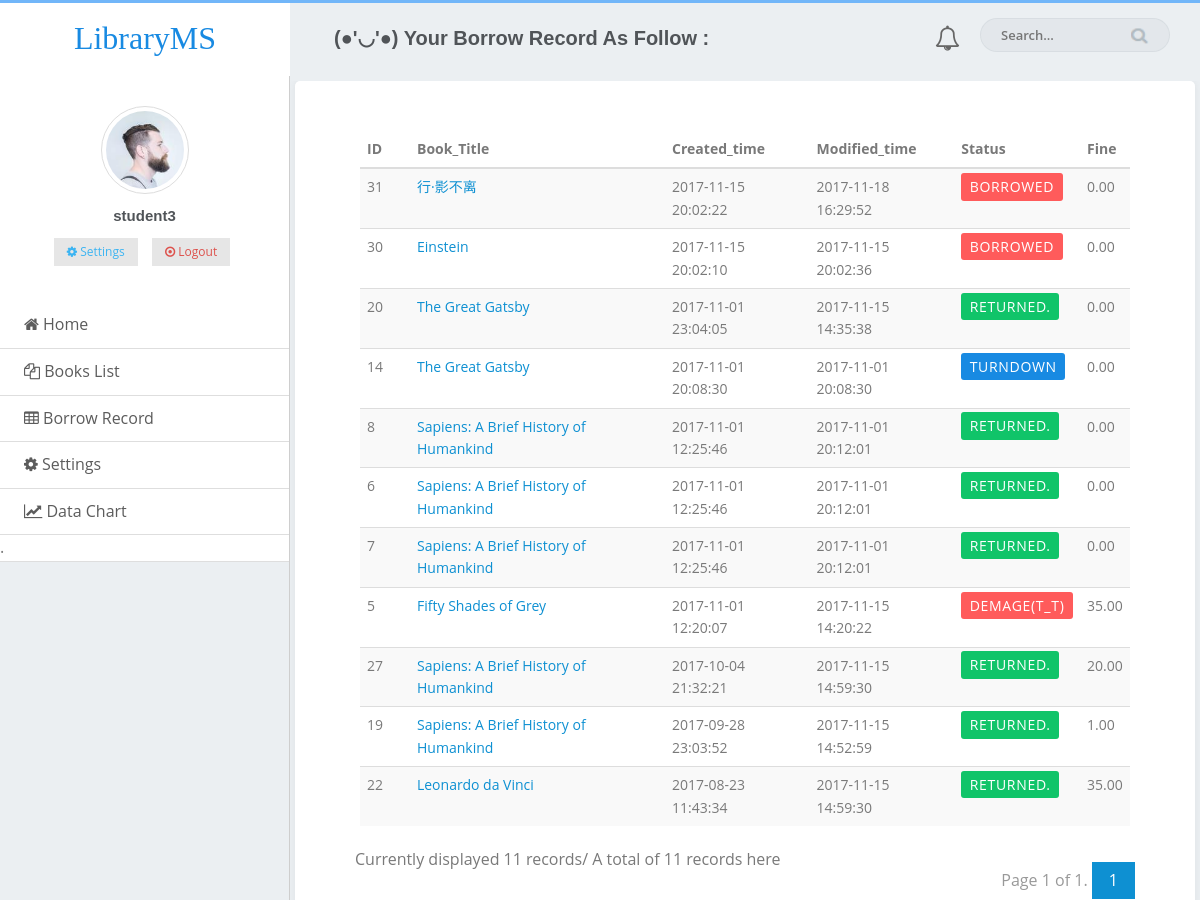
The app's page /record/ (signed in) with its own data.
### MyLMS/models.py (models this page shows, shortened)
class Record(models.Model):
    id = models.AutoField(auto_created=True, primary_key=True, serialize=False, verbose_name='Record_ID')
    Book = models.ForeignKey('Book',on_delete=models.CASCADE,related_name="The_Book")
    Reader = models.ForeignKey('Reader',on_delete=models.CASCADE,)
    Created_time = models.DateTimeField(auto_now_add = True)
    Modified_time = models.DateTimeField(auto_now=True)
    Fine = models.DecimalField(max_digits=4,decimal_places=2,default=0)
    WAITFORCHECK = 'WAITFORCHECK'
    BORROWED = 'BORROWED'
    RETURNED = 'RETURNED'
    TURNDOWN = 'TURNDOWN'
    DEMAGE = 'DEMAGE'
    STATUS_CHOICES = (
        ( WAITFORCHECK, 'WAITFORCHECK'),
        ( BORROWED , 'BORROWED'),
        ( RETURNED , 'RETURNED'),
        ( TURNDOWN , 'TURNDOWN'),
        ( DEMAGE , 'DEMAGE'),
    )
    Status = models.CharField(
        max_length=16,
        choices=STATUS_CHOICES,
        default=WAITFORCHECK,
    )

class Book(models.Model):
    id = models.AutoField(auto_created=True, primary_key=True, serialize=False, verbose_name='Book_ID')
    Available = models.BooleanField(default=1)
    Title = models.CharField(max_length=64,default='')
    Author = models.CharField(max_length=32, default='')
    ISBN = models.CharField(max_length=32, default='')
    Publisher = models.CharField(max_length=32, default='')
    Pub_Time = models.DateField(null=True)
    Pages = models.IntegerField(null=True)
    Description = models.TextField(null=True)
    Position = models.CharField(max_length=8, default='A-101')
    Price = models.DecimalField(max_digits=4, decimal_places=2, default=35)
    def __unicode__(self):
        return  str(self.id)

### MyLMS/views.py (the view)
# urls.py: url(r'^record/$', views.record_page,name='record_page'),
def record_page(request):
    if "reader_id" not in request.session:
        return render(request, 'login.html', {'line': 'Please login first!'})
    records = models.Record.objects.filter(Reader=request.session["reader_id"]).order_by('-Created_time')
    recordsall = records.count()
    limit = 13  # 每页显示的记录数
    paginator = Paginator(records, limit)  # 实例化一个分页对象
    page = request.GET.get('page')  # 获取页码
    try:
        records = paginator.page(page)  # 获取某页对应的记录
    except PageNotAnInteger:  # 如果页码不是个整数
        records = paginator.page(1)  # 取第一页的记录
    except EmptyPage:  # 如果页码太大，没有相应的记录
        records = paginator.page(paginator.num_pages)  # 取最后一页的记录
    return render(request, 'record_page.html', {'records': records,'recordsall': recordsall,'line':"(●'◡'●) Your Borrow Record As Follow :" })

### MyLMS/templates/record_page.html (shortened to what this page needs)
<!DOCTYPE html>
<html>
	<head>
		<link rel="stylesheet" href="/static/assets/css/amazeui.css" />
		<link rel="stylesheet" href="//maxcdn.bootstrapcdn.com/font-awesome/4.3.0/css/font-awesome.min.css">
		<link rel="stylesheet" href="/static/assets/css/core.css" />
		<link rel="stylesheet" href="/static/assets/css/menu.css" />
		<link rel="stylesheet" href="/static/assets/css/index.css" />
		<link rel="stylesheet" href="/static/assets/css/admin.css" />
		<link rel="stylesheet" href="/static/assets/css/page/typography.css" />
		<link rel="stylesheet" href="/static/assets/css/page/form.css" />
	</head>
	<body>
		<header class="am-topbar am-topbar-fixed-top">
			<div class="am-topbar-left am-hide-sm-only">
                <a href="{% url 'MyLMS:index' %}" class="logo">Library<span>MS</span></span></a>
            </div>
			<div class="contain">
				<ul class="am-nav am-navbar-nav am-navbar-left">
					<li><h4 class="page-title"> {{ line }} </h4></li>
				</ul>
				<ul class="am-nav am-navbar-nav am-navbar-right">
					<li class="inform"><i class="am-icon-bell-o" aria-hidden="true"></i></li>
					<li class="hidden-xs am-hide-sm-only">
                        <form role="search" class="app-search">
                            <input type="text" placeholder="Search..." class="form-control">
                            <a href=""><img src="/static/assets/img/search.png"></a>
                        </form>
                    </li>
				</ul>
			</div>
		</header>
		<div class="admin">
            <div class="admin-sidebar am-offcanvas  am-padding-0" id="admin-offcanvas">
            <div class="am-offcanvas-bar admin-offcanvas-bar">
                <div class="user-box am-hide-sm-only">
                    <div class="user-img">
                        <img src="/static/assets/img/avatar-1.jpg" alt="user-img" title="user_img" class="img-circle img-thumbnail img-responsive">
                    </div>
                    <h5>{{request.session.reader_name}}</h5>
                    <ul class="list-inline">
                        <li>
                            <a href="{% url 'MyLMS:settings' %}">
                                <button class="am-btn am-btn-default am-btn-xs am-text-secondary"><span class="fa fa-cog"> </span> Settings</button>
                            </a>
                        </li>
                        <li>
                            <a href="{% url 'MyLMS:logout_action' %}">
                                <button class="am-btn am-btn-default am-btn-xs am-text-danger am-hide-sm-only"><span class="am-icon-dot-circle-o"> </span> Logout </button>
                            </a>
                        </li>
                    </ul>
                </div>
                 <ul class="am-list admin-sidebar-list">
                    <li><a href="{% url 'MyLMS:index' %}"><span class="am-icon-home"></span>  Home </a></li>
                     <li><a href="{% url 'MyLMS:bookslist' %}"><span class="am-icon-copy"></span>  Books List </a></li>
                    <li><a href="{% url 'MyLMS:record_page' %}"><span class="am-icon-table"></span>  Borrow Record </a></li>
                    <li><a href="{% url 'MyLMS:settings' %}"><span class="fa fa-cog"></span>  Settings </a></li>
                    <li><a href=""><span class="am-icon-line-chart"></span>  Data Chart </a></li>
                      <li>.  </li>
                  </ul>
            </div>
          </div>
		    <div class="content-page">
			<div class="content">
				<div class="card-box">
					<div class="am-g">
                        <div class="am-u-sm-12">
                            <form class="am-form">
                                <table class="am-table am-table-striped am-table-hover table-main">
                                    <thead>
                                    <tr>
                                        <th class="table-id">ID</th>
                                        <th class="table-title">Book_Title</th>
                                        <th class="table-date am-hide-sm-only">Created_time</th>
                                        <th class="table-date am-hide-sm-only">Modified_time</th>
                                        <th class="table-set">Status</th>
                                        <th class="table-id">Fine</th>
                                    </tr>
                                    </thead>
                                    <tbody>
                                      {% for record in records  %}
                                      <tr>
                                        <td>{{record.id}}</td>
                                        <td><a href="{% url 'MyLMS:book_page' record.Book %}">{{ record.Book.Title }}</a></td>
                                        <td>{{record.Created_time}}</td>
                                        <td class="am-hide-sm-only">{{record.Modified_time}}</td>
                                        {% if record.Status == 'RETURNED'  %}
                                            <td><span class="label label-success">{{record.Status}}.</span></td>
                                        {% endif %}
                                        {% if record.Status == 'TURNDOWN'  %}
                                            <td><span class="label label-primary">{{record.Status}}</span></td>
                                        {% endif %}
                                        {% if record.Status == 'BORROWED'  %}
                                            <td><span class="label label-danger">{{record.Status}}</span></td>
                                        {% endif %}
                                        {% if record.Status == 'DEMAGE'  %}
                                            <td><span class="label label-danger">{{record.Status}}(T_T)</span></td>
                                        {% endif %}
                                          <td>{{record.Fine}}</td>
                                      </tr>
                                      {% endfor %}
                                      </tbody>
                                </table>
                                <div class="am-cf">
                                  Currently displayed {{ records | length }} records/ A total of {{ recordsall }} records here
                                  <div class="am-fr">
                                    <ul class="am-pagination">
                                          Page {{ records.number }} of {{ records.paginator.num_pages }}.
                                      {% for page_number in records.paginator.page_range %}
                                      {% ifequal page_number  records.number %}
                                        <li class="am-active"><a href="#">{{ page_number }}</a></li>
                                      {% else %}
                                        <li><a href="?page={{ page_number }}">{{ page_number }}</a></li>
                                      {% endifequal %}
                                      {% endfor %}
                                    </ul>
                                  </div>
                                </div>
                            </form>
                        </div>
                     </div>
                </div>
            </div>
        </div>
        </div>
	</body>
</html>

### MyLMS/static/assets/css/core.css (style rules this page uses)
body { background: #ebeff2; font-family: "open sans","Helvetica Neue",Helvetica,Arial,sans-serif; margin: 0; overflow-x: hidden; color: #797979; height: 100%; }
html { position: relative; height: 100%; background: #ebeff2; }
h1, h2, h3, h4, h5, h6 { color: #505458; font-family: 'Karla', sans-serif; margin: 10px 0; }
h4 { line-height: 22px; }
h5 { font-size: 15px; }
* { outline: none !important; }
.page-title { font-size: 20px; font-weight: 600; margin-bottom: 0px; margin-top: 0px; line-height: 70px; }
.card-box { padding: 45px; box-shadow: 0 0px 8px 0 rgba(0, 0, 0, 0.06), 0 1px 0px 0 rgba(0, 0, 0, 0.02); -webkit-border-radius: 5px; border-radius: 5px; -moz-border-radius: 5px; background-clip: padding-box; margin-bottom: 20px; background-color: #ffffff; }
.img-thumbnail { border: 1px solid #EBEFF2; }
.form-control { background-color: #FFFFFF; border: 1px solid #E3E3E3; border-radius: 4px; color: #565656; padding: 7px 12px; height: 38px; max-width: 100%; -webkit-box-shadow: none; box-shadow: none; -webkit-transition: all 300ms linear; -moz-transition: all 300ms linear; -o-transition: all 300ms linear; -ms-transition: all 300ms linear; transition: all 300ms linear; }
.label { font-weight: 500; letter-spacing: 0.05em; padding: .3em .6em .3em; color: #fff; border-radius: 3px; }
.label-primary { background-color: #188ae2; }
.label-success { background-color: #10c469; }
.label-danger { background-color: #ff5b5b; }

### MyLMS/static/assets/css/menu.css (style rules this page uses)
.am-topbar { border-top: 3px solid #71b6f9; background: none; border-bottom: none; }
.am-topbar .am-topbar-left { background: #ffffff; float: left; text-align: center; height: 73px; position: relative; width: 290px; z-index: 1; }
.am-navbar-left { float: left; }
.am-topbar .am-topbar-left .logo { line-height: 70px; }
.logo { color: #188ae2 !important; font-size: 32px; font-family: 'Rancho', cursive; }
.page-title { font-size: 20px; font-weight: 600; margin-bottom: 0px; margin-top: 0px; line-height: 70px; margin-left: 44px; }
.am-navbar-right { float: right!important; margin-right: 30px; margin-top: 10px; }
.am-navbar-right li { float: left; }
.app-search .form-control, .app-search .form-control:focus { border: 1px solid rgba(152, 166, 173, 0.15); font-size: 13px; height: 34px; color: #435966; font-weight: 600; padding-left: 20px; padding-right: 40px; margin-left: 20px; background: rgba(152, 166, 173, 0.1); box-shadow: none; border-radius: 30px; width: 190px; }
.inform { line-height: 40px; }
.hidden-xs { position: relative; }
.app-search a { position: absolute; display: block; width: 19px; height: 21px; top: 3px; right: 20px; color: rgba(152, 166, 173, 0.7); }
.admin { width: 100%; height: 100%; }
.admin .am-g { padding-left: 0; padding-right: 0; }
.user-box { text-align: center; padding: 30px 0px 20px 0px; background: #fff; }
.user-box .user-img { position: relative; height: 88px; width: 88px; margin: 0px auto; }
.img-thumbnail { border: 1px solid #EBEFF2; }
.img-circle { border-radius: 50%; }
.img-thumbnail { display: inline-block; max-width: 100%; height: auto; padding: 4px; line-height: 1.42857143; background-color: #fff; border: 1px solid #ddd; border-radius: 4px; -webkit-transition: all .2s ease-in-out; -o-transition: all .2s ease-in-out; transition: all .2s ease-in-out; border-radius: 50%; }
.list-inline { padding-left: 0; margin-left: -5px; list-style: none; }
.list-inline>li { display: inline-block; padding-right: 5px; padding-left: 5px; }
.user-box ul li a { color: #98a6ad; }
.inform { font-size: 25px; line-height: 48px; }
.content-page { overflow: auto; margin-top: 30px; }
.content-page .content { padding: 0px 5px; }
.am-g { padding-right: 15px; padding-left: 15px; margin-right: auto; margin-left: auto; }
.contain { overflow: hidden; }
.admin { width: 100%; height: 100%; display: flex; display: -webkit-flex; }
.admin-sidebar { float: left; }
.content-page { flex: 1; -webkit-flex: 1; }

### MyLMS/static/assets/css/page/form.css (style rules this page uses)
.logo { color: #188ae2 !important; font-size: 32px; font-family: 'Rancho', cursive; text-decoration: none; }

### records on screen
Record: id "31", Book.Title "行·影不离", Created_time "2017-11-15 20:02:22", Modified_time "2017-11-18 16:29:52", Status "BORROWED", Fine "0.00"
Record: id "30", Book.Title "Einstein", Created_time "2017-11-15 20:02:10", Modified_time "2017-11-15 20:02:36", Status "BORROWED", Fine "0.00"
Record: id "20", Book.Title "The Great Gatsby", Created_time "2017-11-01 23:04:05", Modified_time "2017-11-15 14:35:38", Status "RETURNED", Fine "0.00"
Record: id "14", Book.Title "The Great Gatsby", Created_time "2017-11-01 20:08:30", Modified_time "2017-11-01 20:08:30", Status "TURNDOWN", Fine "0.00"
Record: id "8", Book.Title "Sapiens: A Brief History of Humankind", Created_time "2017-11-01 12:25:46", Modified_time "2017-11-01 20:12:01", Status "RETURNED", Fine "0.00"
Record: id "6", Book.Title "Sapiens: A Brief History of Humankind", Created_time "2017-11-01 12:25:46", Modified_time "2017-11-01 20:12:01", Status "RETURNED", Fine "0.00"
Record: id "7", Book.Title "Sapiens: A Brief History of Humankind", Created_time "2017-11-01 12:25:46", Modified_time "2017-11-01 20:12:01", Status "RETURNED", Fine "0.00"
Record: id "5", Book.Title "Fifty Shades of Grey", Created_time "2017-11-01 12:20:07", Modified_time "2017-11-15 14:20:22", Status "DEMAGE", Fine "35.00"
Record: id "27", Book.Title "Sapiens: A Brief History of Humankind", Created_time "2017-10-04 21:32:21", Modified_time "2017-11-15 14:59:30", Status "RETURNED", Fine "20.00"
Record: id "19", Book.Title "Sapiens: A Brief History of Humankind", Created_time "2017-09-28 23:03:52", Modified_time "2017-11-15 14:52:59", Status "RETURNED", Fine "1.00"
Record: id "22", Book.Title "Leonardo da Vinci", Created_time "2017-08-23 11:43:34", Modified_time "2017-11-15 14:59:30", Status "RETURNED", Fine "35.00"

### other values on screen
{{ line }} "(●'◡'●) Your Borrow Record As Follow :"
{{ request.session.reader_name }} "student3"
{{ records | length }} "11"
{{ recordsall }} "11"
{{ records.number }} "1"
{{ records.paginator.num_pages }} "1"
{{ page_number }} "1"
